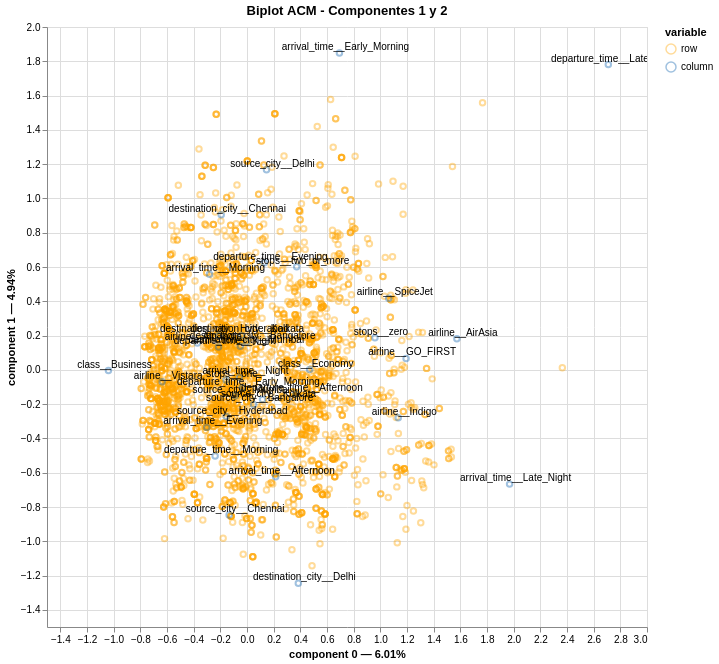

The cell this chart's notebook holds for it:
### Markdown cell above
<div id="fase3-d1" style="margin: 40px 0 8px; border-left: 3px solid #b85300; padding-left: 16px;">
 <span style="font-family: 'Courier New', monospace; font-size: 0.75em; color: #b85300; text-transform: uppercase; letter-spacing: 1.5px;">Fase 3 — Interpretación del Espacio Factorial</span>
 <h2 style="font-family: 'Palatino Linotype', Palatino, serif; font-size: 1.35em; color: #000; margin: 4px 0 0; font-weight: 600;">Biplot</h2>
</div>

### Code cell
acm1.biplot()

### Figure 1 — Vega specification as saved in the notebook (floating-point values rounded to 4 significant figures; data arrays with more than 128 entries replaced by an {"elided": "..."} marker saying what was removed)
{"$schema": "https://vega.github.io/schema/vega/v6.json", "data": [{"name": "param_1e9efca18e7a2868_store"}, {"name": "source_0", "values": {"elided": "3035 records"}}, {"name": "source_1", "values": [{"label": "airline__AirAsia", "x": 1.574, "y": 0.1813}, {"label": "airline__Air_India", "x": -0.3723, "y": 0.1561}, {"label": "airline__GO_FIRST", "x": 1.193, "y": 0.06689}, {"label": "airline__Indigo", "x": 1.134, "y": -0.2789}, {"label": "airline__SpiceJet", "x": 1.063, "y": 0.4178}, {"label": "airline__Vistara", "x": -0.6364, "y": -0.06906}, {"label": "source_city__Bangalore", "x": 0.04931, "y": -0.2018}, {"label": "source_city__Chennai", "x": -0.1341, "y": -0.8472}, {"label": "source_city__Delhi", "x": 0.1463, "y": 1.168}, {"label": "source_city__Hyderabad", "x": -0.1557, "y": -0.2723}, {"label": "source_city__Kolkata", "x": 0.1165, "y": -0.1734}, {"label": "source_city__Mumbai", "x": -0.08864, "y": -0.151}, {"label": "departure_time__Afternoon", "x": 0.3662, "y": -0.1414}, {"label": "departure_time__Early_Morning", "x": -0.03437, "y": -0.1037}, {"label": "departure_time__Evening", "x": 0.1305, "y": 0.6254}, {"label": "departure_time__Late_Night", "x": 2.71, "y": 1.781}, {"label": "departure_time__Morning", "x": -0.239, "y": -0.5023}, {"label": "departure_time__Night", "x": -0.2133, "y": 0.1328}, {"label": "stops__one", "x": -0.1575, "y": -0.05881}, {"label": "stops__two_or_more", "x": 0.3728, "y": 0.6016}, {"label": "stops__zero", "x": 0.9596, "y": 0.1878}, {"label": "arrival_time__Afternoon", "x": 0.215, "y": -0.6233}, {"label": "arrival_time__Early_Morning", "x": 0.6932, "y": 1.849}, {"label": "arrival_time__Evening", "x": -0.3018, "y": -0.3356}, {"label": "arrival_time__Late_Night", "x": 1.969, "y": -0.6665}, {"label": "arrival_time__Morning", "x": -0.2813, "y": 0.5573}, {"label": "arrival_time__Night", "x": -0.05649, "y": -0.04455}, {"label": "destination_city__Bangalore", "x": -0.002438, "y": 0.1618}, {"label": "destination_city__Chennai", "x": -0.1935, "y": 0.9042}, {"label": "destination_city__Delhi", "x": 0.3849, "y": -1.245}, {"label": "destination_city__Hyderabad", "x": -0.2136, "y": 0.2007}, {"label": "destination_city__Kolkata", "x": -0.04143, "y": 0.2011}, {"label": "destination_city__Mumbai", "x": -0.05018, "y": 0.1373}, {"label": "class__Business", "x": -1.039, "y": -0.004149}, {"label": "class__Economy", "x": 0.4701, "y": 0.001877}]}], "signals": [{"name": "unit", "value": {}, "on": [{"events": "pointermove", "update": "isTuple(group()) ? group() : unit"}]}, {"name": "param_1e9efca18e7a2868", "update": "vlSelectionResolve(\"param_1e9efca18e7a2868_store\", \"union\")"}, {"name": "param_1e9efca18e7a2868_x", "on": [{"events": [{"source": "view", "type": "dblclick"}], "update": "null"}, {"events": {"signal": "param_1e9efca18e7a2868_translate_delta"}, "update": "panLinear(param_1e9efca18e7a2868_translate_anchor.extent_x, -param_1e9efca18e7a2868_translate_delta.x / width)"}, {"events": {"signal": "param_1e9efca18e7a2868_zoom_delta"}, "update": "zoomLinear(domain(\"x\"), param_1e9efca18e7a2868_zoom_anchor.x, param_1e9efca18e7a2868_zoom_delta)"}]}, {"name": "param_1e9efca18e7a2868_y", "on": [{"events": [{"source": "view", "type": "dblclick"}], "update": "null"}, {"events": {"signal": "param_1e9efca18e7a2868_translate_delta"}, "update": "panLinear(param_1e9efca18e7a2868_translate_anchor.extent_y, param_1e9efca18e7a2868_translate_delta.y / height)"}, {"events": {"signal": "param_1e9efca18e7a2868_zoom_delta"}, "update": "zoomLinear(domain(\"y\"), param_1e9efca18e7a2868_zoom_anchor.y, param_1e9efca18e7a2868_zoom_delta)"}]}, {"name": "param_1e9efca18e7a2868_tuple", "on": [{"events": [{"signal": "param_1e9efca18e7a2868_x || param_1e9efca18e7a2868_y"}], "update": "param_1e9efca18e7a2868_x && param_1e9efca18e7a2868_y ? {unit: \"view_77d750eac2bb258d_0\", fields: param_1e9efca18e7a2868_tuple_fields, values: [param_1e9efca18e7a2868_x,param_1e9efca18e7a2868_y]} : null"}]}, {"name": "param_1e9efca18e7a2868_tuple_fields", "value": [{"field": "x", "channel": "x", "type": "R"}, {"field": "y", "channel": "y", "type": "R"}]}, {"name": "param_1e9efca18e7a2868_translate_anchor", "value": {}, "on": [{"events": [{"source": "scope", "type": "pointerdown"}], "update": "{x: x(unit), y: y(unit), extent_x: domain(\"x\"), extent_y: domain(\"y\")}"}]}, {"name": "param_1e9efca18e7a2868_translate_delta", "value": {}, "on": [{"events": [{"source": "window", "between": [{"source": "scope", "type": "pointerdown"}, {"source": "window", "type": "pointerup"}], "type": "pointermove", "consume": true}], "update": "{x: param_1e9efca18e7a2868_translate_anchor.x - x(unit), y: param_1e9efca18e7a2868_translate_anchor.y - y(unit)}"}]}, {"name": "param_1e9efca18e7a2868_zoom_anchor", "on": [{"events": [{"source": "scope", "type": "wheel", "consume": true}], "update": "{x: invert(\"x\", x(unit)), y: invert(\"y\", y(unit))}"}]}, {"name": "param_1e9efca18e7a2868_zoom_delta", "on": [{"events": [{"source": "scope", "type": "wheel", "consume": true}], "update": "pow(1.001, event.deltaY * pow(16, event.deltaMode))", "force": true}]}, {"name": "param_1e9efca18e7a2868_modify", "on": [{"events": {"signal": "param_1e9efca18e7a2868_tuple"}, "update": "modify(\"param_1e9efca18e7a2868_store\", param_1e9efca18e7a2868_tuple, true)"}]}], "marks": [{"type": "symbol", "name": "view_77d750eac2bb258d_0_marks", "from": {"data": "source_0"}, "encode": {"update": {"stroke": {"field": "variable", "scale": "color"}, "x": {"field": "x", "scale": "x"}, "y": {"field": "y", "scale": "y"}, "size": {"value": 30}, "fill": {"value": "transparent"}, "opacity": {"value": 0.4}}}, "clip": true, "style": ["point"], "interactive": true}, {"type": "text", "name": "layer_1_marks", "from": {"data": "source_1"}, "encode": {"update": {"baseline": {"value": "middle"}, "fill": {"value": "black"}, "y": {"field": "y", "scale": "y"}, "text": {"signal": "isValid(datum[\"label\"]) ? datum[\"label\"] : \"\"+datum[\"label\"]"}, "dy": {"value": -6}, "x": {"field": "x", "scale": "x"}, "dx": {"value": 6}, "align": {"value": "center"}, "fontSize": {"value": 10}}}, "clip": true, "style": ["text"], "interactive": false}], "scales": [{"name": "x", "type": "linear", "domain": {"fields": [{"data": "source_0", "field": "x"}, {"data": "source_1", "field": "x"}]}, "range": [0, {"signal": "width"}], "domainRaw": {"signal": "param_1e9efca18e7a2868[\"x\"]"}, "zero": true, "nice": true}, {"name": "y", "type": "linear", "domain": {"fields": [{"data": "source_0", "field": "y"}, {"data": "source_1", "field": "y"}]}, "range": [{"signal": "height"}, 0], "nice": true, "domainRaw": {"signal": "param_1e9efca18e7a2868[\"y\"]"}, "zero": true}, {"name": "color", "type": "ordinal", "domain": ["row", "column"], "range": ["#FFA500", "#1163AF"]}], "axes": [{"scale": "x", "tickCount": {"signal": "ceil(width/40)"}, "maxExtent": 0, "gridScale": "y", "ticks": false, "aria": false, "minExtent": 0, "labels": false, "domain": false, "grid": true, "zindex": 0, "orient": "bottom"}, {"scale": "y", "gridScale": "x", "grid": true, "ticks": false, "orient": "left", "tickCount": {"signal": "ceil(height/40)"}, "maxExtent": 0, "zindex": 0, "domain": false, "aria": false, "minExtent": 0, "labels": false}, {"scale": "x", "labelOverlap": true, "title": "component 0 — 6.01%", "tickCount": {"signal": "ceil(width/40)"}, "labelFlush": true, "zindex": 0, "grid": false, "orient": "bottom"}, {"scale": "y", "zindex": 0, "labelOverlap": true, "orient": "left", "tickCount": {"signal": "ceil(height/40)"}, "grid": false, "title": "component 1 — 4.94%"}], "title": {"text": "Biplot ACM - Componentes 1 y 2", "frame": "group"}, "padding": 5, "style": "cell", "legends": [{"stroke": "color", "symbolType": "circle", "title": "variable", "encode": {"symbols": {"update": {"fill": {"value": "transparent"}, "opacity": {"value": 0.4}}}}}], "height": 600, "background": "white", "width": 600}
